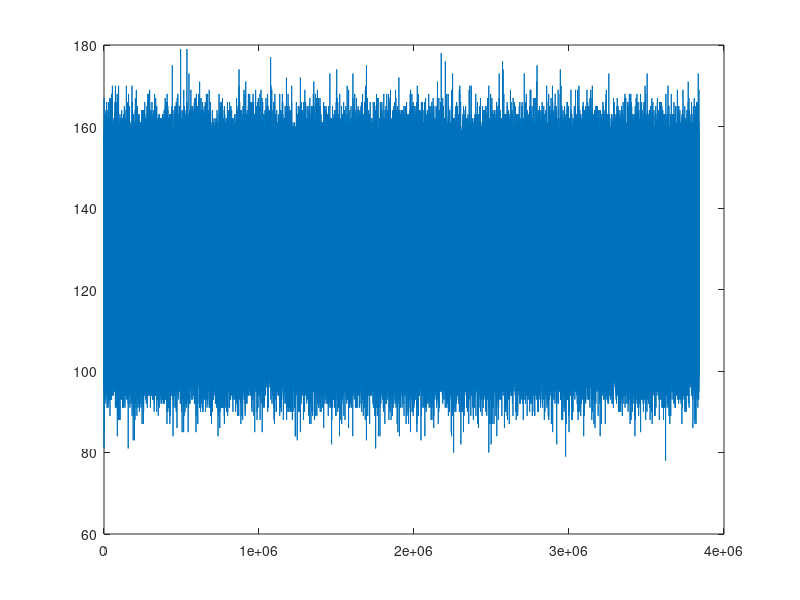

The MATLAB script that drew this image:
% function gen_noise_bin
clear all;
close all;

len = 1920000*2;
fid = fopen('noise.bin', 'w');
fwrite(fid, randn(1, len)*10 + 128, 'uint8');
fclose(fid);

fid = fopen('noise.bin');
a = fread(fid, inf, 'uint8');
fclose(fid);
plot(a);
